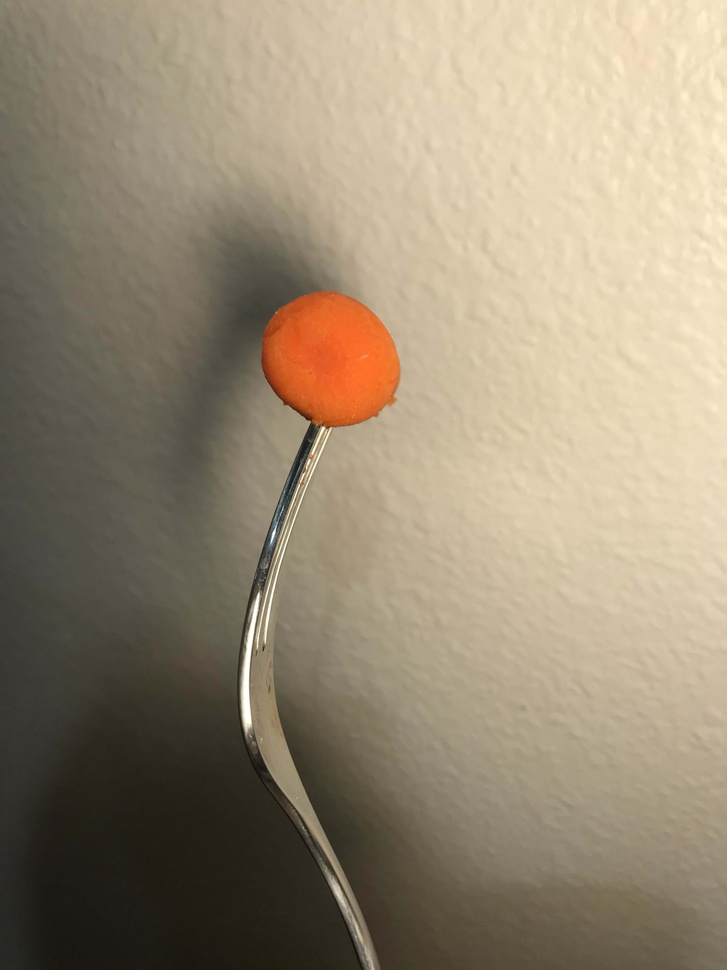
#> input picture Dataset/images/Test_Images/15_13.jpg, 727 x 970 px, shrunk from 3024 x 4032 before the run
$ python create_feature.py ../Dataset/images/Test_Images/15_13.jpg   (older library calls are emulated)
#> lines starting #> are read from the running program, lines starting #| are printed output that depends on the picture; after the words box and inside, x2 and y2 are one past the last pixel; in counts of white or black regions, pixels touching at a corner belong together; long printed decimals are rounded
### findshape/img_seg.py
import cv2
import numpy as np
import sys

def getAreaOfFood(img1):
	# convert to hsv. otsu threshold in s to remove plate
	hsv_img = cv2.cvtColor(img1, cv2.COLOR_BGR2HSV)
	h,s,v = cv2.split(hsv_img)
	background = cv2.inRange(hsv_img, np.array([0,0,0]), np.array([180,140,255]))
	not_background = cv2.bitwise_not(background)
	fruit = cv2.bitwise_and(img1,img1,mask = not_background)

	fruit_bw = cv2.cvtColor(fruit, cv2.COLOR_BGR2GRAY)
	fruit_bin = cv2.inRange(fruit_bw, 10, 255) #binary of fruit

	#erode before finding contours
	kernel = cv2.getStructuringElement(cv2.MORPH_ELLIPSE,(3,3))
	erode_fruit = cv2.erode(fruit_bin,kernel,iterations = 1)

	#cv2.imshow('erode_fruit',erode_fruit)
	#cv2.waitKey(0)

	#find largest contour since that will be the fruit
	img_th = cv2.adaptiveThreshold(erode_fruit,255,cv2.ADAPTIVE_THRESH_GAUSSIAN_C,cv2.THRESH_BINARY,11,2)
	contours, hierarchy = cv2.findContours(img_th, cv2.RETR_LIST, cv2.CHAIN_APPROX_SIMPLE)
	mask_fruit = np.zeros(fruit_bin.shape, np.uint8)
	largest_areas = sorted(contours, key=cv2.contourArea)
	if (len(largest_areas)==1):
		fruit_contour = largest_areas[-1]
	else:
		fruit_contour = largest_areas[-2]
	cv2.drawContours(mask_fruit, [fruit_contour], 0, (255,255,255), -1)

	#cv2.imshow('mask_fruit',mask_fruit)
	#cv2.waitKey(0)

	#dilate now
	kernel2 = cv2.getStructuringElement(cv2.MORPH_ELLIPSE,(13,13))
	mask_fruit2 = cv2.dilate(mask_fruit,kernel2,iterations = 1)
	res = cv2.bitwise_and(fruit_bin,fruit_bin,mask = mask_fruit2)
	fruit_final = cv2.bitwise_and(img1,img1,mask = mask_fruit2)

	#cv2.imshow('fruit_final',fruit_final)
	#cv2.waitKey(0)

	#find area of fruit
	img_th = cv2.adaptiveThreshold(mask_fruit2,255,cv2.ADAPTIVE_THRESH_GAUSSIAN_C,cv2.THRESH_BINARY,11,2)
	contours, hierarchy = cv2.findContours(img_th, cv2.RETR_LIST, cv2.CHAIN_APPROX_SIMPLE)
	largest_areas = sorted(contours, key=cv2.contourArea)
	#fruit_contour = largest_areas[-2]
	if (len(largest_areas)==1):
		fruit_contour = largest_areas[-1]
	else:
		fruit_contour = largest_areas[-2]
	fruit_area = cv2.contourArea(fruit_contour)

	mask_fruit3 = np.zeros(img_th.shape, np.uint8)
	cv2.drawContours(img1, fruit_contour, -3, (255,255,0), 3)

	#cv2.imshow('img1',img1)
	#cv2.waitKey(0)


	skin_area=0
	pix_to_cm_multiplier=0.005

	return fruit_area, mask_fruit2, fruit_final, skin_area, fruit_contour, pix_to_cm_multiplier


# [6 lines that do not run on import are left out]

### findshape/feature_color.py
import cv2
import math
import sys
import numpy as np

def getColorFeature(img):
	'''
	Computes the color feature vector of the image
	based on HSV histogram
	'''
	img_hsv = cv2.cvtColor(img, cv2.COLOR_BGR2HSV)
	h,s,v = cv2.split(img_hsv)

	hsvHist = [[[0 for _ in range(2)] for _ in range(2)] for _ in range(6)]

	featurevec = []
	hist = cv2.calcHist([img_hsv], [0, 1, 2], None, [6,2,2], [0, 180, 0, 256, 0, 256])
	for i in range(6):
		for j in range(2):
			for k in range(2):
				featurevec.append(hist[i][j][k])
	feature = featurevec[1:]
	M = max(feature)
	m = min(feature)
	feature = map(lambda x: x * 2, feature)
	feature = (list(feature) - M - m)/(M - m);
	mean=np.mean(feature)
	dev=np.std(feature)
	feature = (feature - mean)/dev;

	return feature


# [6 lines that do not run on import are left out]

### findshape/feature_gabor.py

import numpy as np
import cv2
from multiprocessing.pool import ThreadPool


def build_filters():
    '''
    The Gabor kernel is calculated, which is later used to calculate the gabor features of an image
    '''
    filters = []
    ksize = 31
    for theta in np.arange(0, np.pi, np.pi / 8):
        for wav in [ 8.0, 13.0]:
            for ar in [0.8, 2.0]:
                kern = cv2.getGaborKernel((ksize, ksize), 5.0, theta, wav, ar, 0, ktype=cv2.CV_32F)
                filters.append(kern)
    cv2.imshow('filt', filters[9])
    return filters

# [8 lines left out: function process_threaded, not called in this run]

def EnergySum(img):
	mean, dev = cv2.meanStdDev(img)
	return mean[0][0], dev[0][0]

def process(img, filters):
    '''
    Given an image and gabor filters,
    the gabor features of the image are calculated.
    '''
    feature = []
    accum = np.zeros_like(img)
    for kern in filters:
        fimg = cv2.filter2D(img, cv2.CV_8UC3, kern)
        a, b = EnergySum(fimg)
        feature.append(a)
        feature.append(b)
        np.maximum(accum, fimg, accum)

    M = max(feature)
    m = min(feature)
    feature = list(map(lambda x: x * 2, feature))
    feature = (feature - M - m)/(M - m);
    mean=np.mean(feature)
    dev=np.std(feature)
    feature = (feature - mean)/dev;
    return feature

def getTextureFeature(img):
    '''
    Given an image, the gabor filters are calculated and
    then the texture features of the image are calculated
    '''
    filters = build_filters()
    gray_image = cv2.cvtColor(img, cv2.COLOR_BGR2GRAY)
    res1 = process(gray_image, filters)
    return res1

# [13 lines that do not run on import are left out]

### findshape/feature_moments.py
import numpy as np
import cv2
import sys

def getShapeFeatures(img):
	'''
	The shape features of an image are calculated
	based on the contour of the food item using Hu moments.
	'''
	contours, hierarchy = cv2.findContours(img, cv2.RETR_LIST, cv2.CHAIN_APPROX_SIMPLE)
	moments = cv2.moments(contours[0])
	hu = cv2.HuMoments(moments)
	feature = []
	for i in hu:
		feature.append(i[0])
	M = max(feature)
	m = min(feature)
	feature = list(map(lambda x: x * 2, feature))
	feature = (feature - M - m)/(M - m);
	mean=np.mean(feature)
	dev=np.std(feature)
	feature = (feature - mean)/dev;
	return feature

# [9 lines that do not run on import are left out]

### findshape/create_feature.py
from feature_moments import getShapeFeatures
from feature_gabor import *
from feature_color import getColorFeature
from img_seg import *

def createFeature(img):
	'''
	Creates the feature vector of the image using the three features -
	color, texture, and shape features
	'''
	feature = []
	areaFruit, binaryImg, colourImg, areaSkin, fruitContour, pix_to_cm_multiplier = getAreaOfFood(img)
	color = getColorFeature(colourImg)
	texture = getTextureFeature(colourImg)
	shape = getShapeFeatures(binaryImg)
	for i in color:
		feature.append(i)
	for i in texture:
		feature.append(i)
	for i in shape:
		feature.append(i)

	M = max(feature)
	m = min(feature)
	feature = list(map(lambda x: x * 2, feature))
	feature = (feature - M - m)/(M - m);
	mean=np.mean(feature)
	dev=np.std(feature)
	feature = (feature - mean)/dev;

	return feature, areaFruit, areaSkin, fruitContour, pix_to_cm_multiplier

def readFeatureImg(filename):
	'''
	Reads an input image when the filename is given,
	and creates the feature vector of the image.
	'''
#> called with filename = '../Dataset/images/Test_Images/15_13.jpg'
	img = cv2.imread(filename)
#> img is the input picture: shape (970, 727, 3); mean B, G, R 117, 138.9, 152.4
	#cv2.imshow('img',img)
	#cv2.waitKey(0)
	f, farea, skinarea, fcont, pix_to_cm = createFeature(img)
#> in getAreaOfFood, `h,s,v = cv2.split(hsv_img)`:
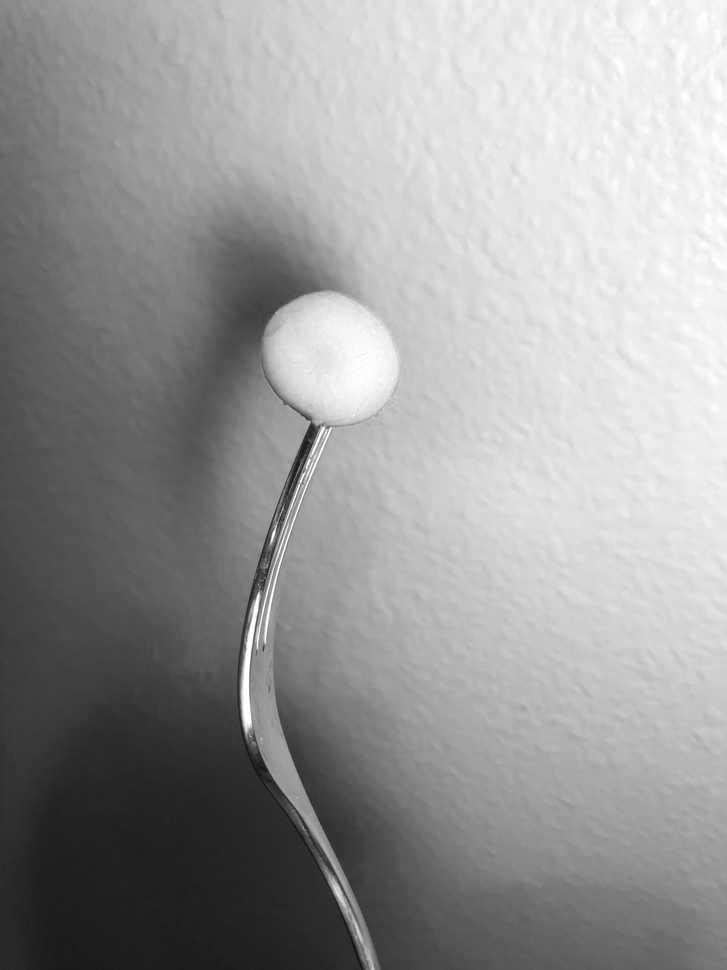
#> v: shape (970, 727); min 17, max 255, mean 152.4
#> in getAreaOfFood, `background = cv2.inRange(hsv_img, np.array([0,0,0]), np.array([180,140..`:
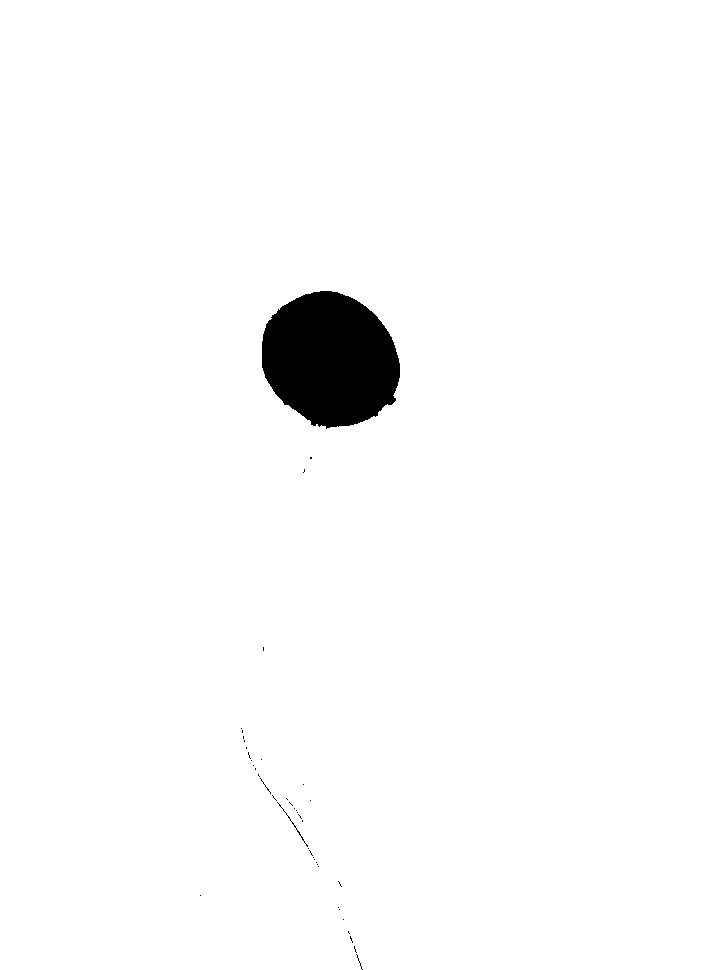
#> background: shape (970, 727); 97.9% white; 43 black regions (41 under 20 px), largest, box (x1, y1, x2, y2) and area: (262, 291, 400, 429) 14496, (277, 802, 308, 847) 55
#> in getAreaOfFood, `contours, hierarchy = cv2.findContours(img_th, cv2.RETR_LIST, cv2.CHAI..`: contours = 3 contours; box (x1, y1, x2, y2) and area: (0, 0, 727, 970) 703494, (257, 286, 405, 432) 16445, (263, 292, 399, 427) 13896
#> in getAreaOfFood, `largest_areas = sorted(contours, key=cv2.contourArea)`: largest_areas has the same summary as contours
#> in getAreaOfFood, `fruit_contour = largest_areas[-2]`: fruit_contour = contour of 214 points, box (x1, y1, x2, y2) (257, 286, 405, 432), area 16445
#> in getAreaOfFood, `img_th = cv2.adaptiveThreshold(mask_fruit2,255,cv2.ADAPTIVE_THRESH_GAU..`:
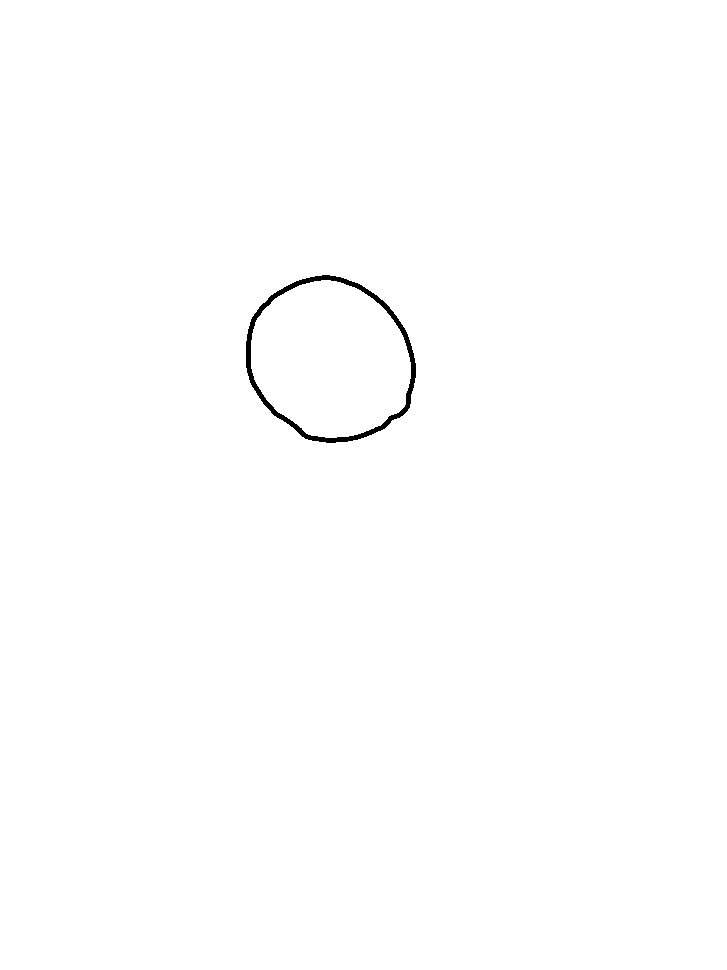
#> img_th: shape (970, 727); 99.6% white; 1 black region
#> in getAreaOfFood, `contours, hierarchy = cv2.findContours(img_th, cv2.RETR_LIST, cv2.CHAI..`: contours = 3 contours; box (x1, y1, x2, y2) and area: (0, 0, 727, 970) 703494, (245, 274, 417, 444) 22270, (251, 280, 411, 438) 19316
#> in getAreaOfFood, `largest_areas = sorted(contours, key=cv2.contourArea)`: largest_areas has the same summary as contours
#> in getAreaOfFood, `fruit_contour = largest_areas[-2]`: fruit_contour = contour of 232 points, box (x1, y1, x2, y2) (245, 274, 417, 444), area 22270
#> in getAreaOfFood, `fruit_area = cv2.contourArea(fruit_contour)`: fruit_area = 22270
#> in getAreaOfFood, `cv2.drawContours(img1, fruit_contour, -3, (255,255,0), 3)`:
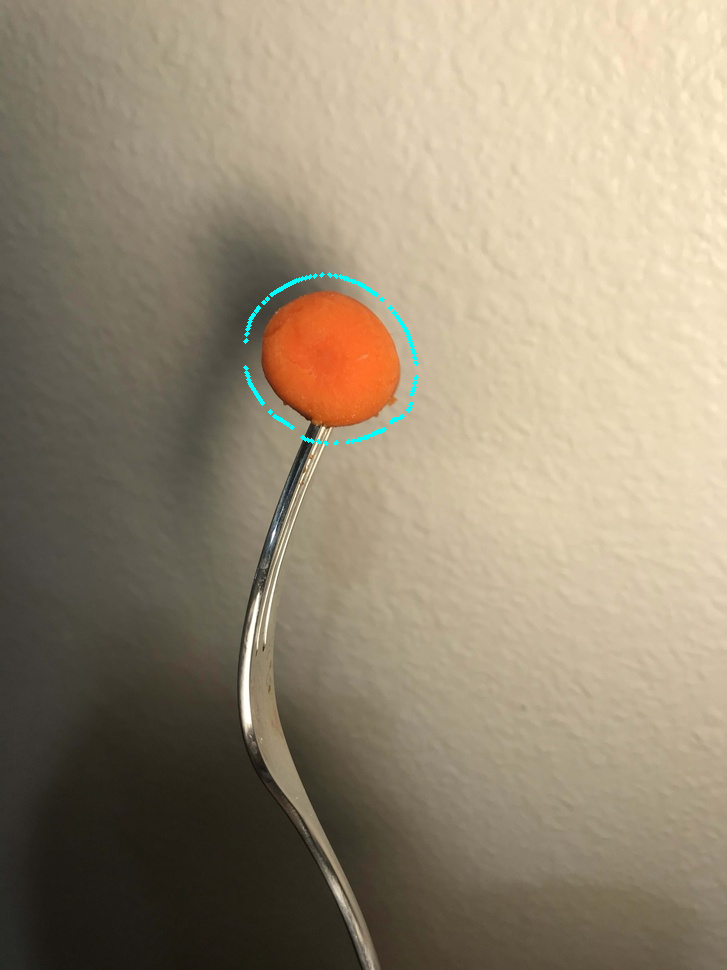
#> img1: shape (970, 727, 3); 0.24% of pixels changed, all inside (x1, y1, x2, y2) = (243, 272, 419, 446)
#> in createFeature, `areaFruit, binaryImg, colourImg, areaSkin, fruitContour, pix_to_cm_mul..`: areaSkin = 0; fruitContour has the same summary as fruit_contour in getAreaOfFood; pix_to_cm_multiplier = 0.005
#> in getColorFeature, `h,s,v = cv2.split(img_hsv)`:
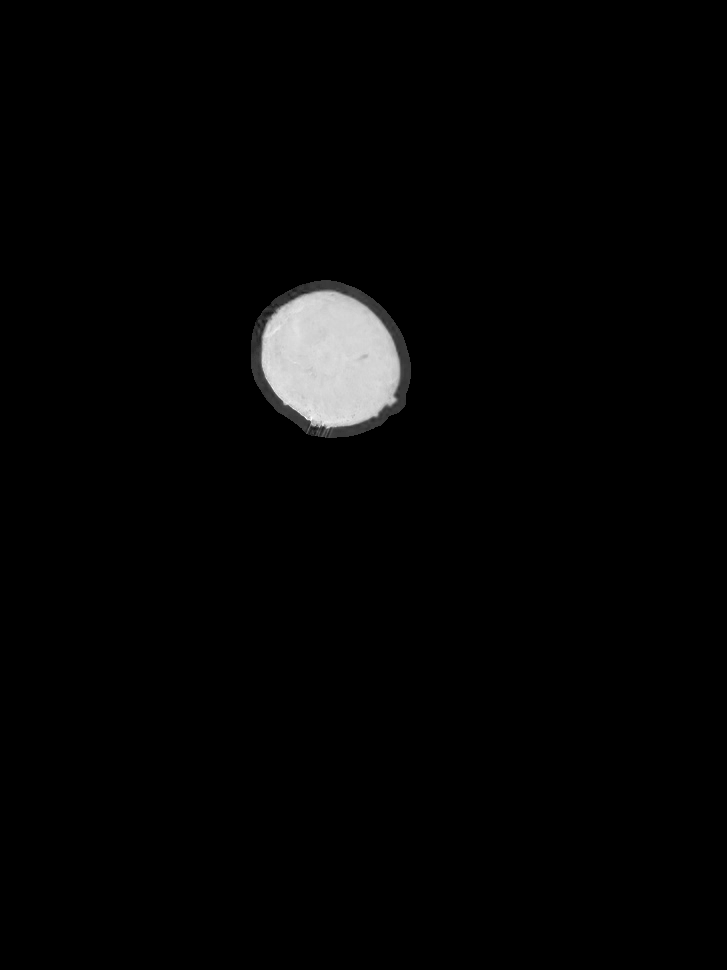
#> s: shape (970, 727); min 0, max 255, mean 4.7
#> after the loop in getColorFeature, `for i in range(6):`: featurevec = [687144, 3338, 395, 14212, 101, 0, 0, 0, 0, 0, 0, 0, 0, 0, 0, 0, 0, 0, 0, 0, 0, 0, 0, 0]
#> in getColorFeature, `feature = featurevec[1:]`: feature = [3338, 395, 14212, 101, 0, 0, 0, 0, 0, 0, 0, 0, 0, 0, 0, 0, 0, 0, 0, 0, 0, 0, 0]
#> in getColorFeature, `M = max(feature)`: M = 14212
#> in getColorFeature, `m = min(feature)`: m = 0
#> in getColorFeature, `feature = (list(feature) - M - m)/(M - m);`: feature = 23 values, max 1 at index 2, min -1 at index 4, mean -0.89
#> in getColorFeature, `mean=np.mean(feature)`: mean = -0.89
#> in getColorFeature, `dev=np.std(feature)`: dev = 0.414
#> in getColorFeature, `feature = (feature - mean)/dev;`: feature = 23 values, max 4.56 at index 2, min -0.267 at index 4, mean 9.17e-17
#> in createFeature, `color = getColorFeature(colourImg)`: color has the same summary as feature in getColorFeature
#> the loop in process, `for kern in filters:` made 32 passes
#> (mean in EnergySum, dev in EnergySum, a, b) on passes 1 to 8: ([1.28], [15.04], 1.28, 15.04), ([1.1], [13.96], 1.1, 13.96), ([7.83], [43.53], 7.83, 43.53), ([7.07], [41.37], 7.07, 41.37), ([1.46], [14.84], 1.46, 14.84), ([1.08], [13.04], 1.08, 13.04), ([7.84], [43.59], 7.84, 43.59), ([7.09], [41.42], 7.09, 41.42)
#> pass 1, in process, `fimg = cv2.filter2D(img, cv2.CV_8UC3, kern)`:
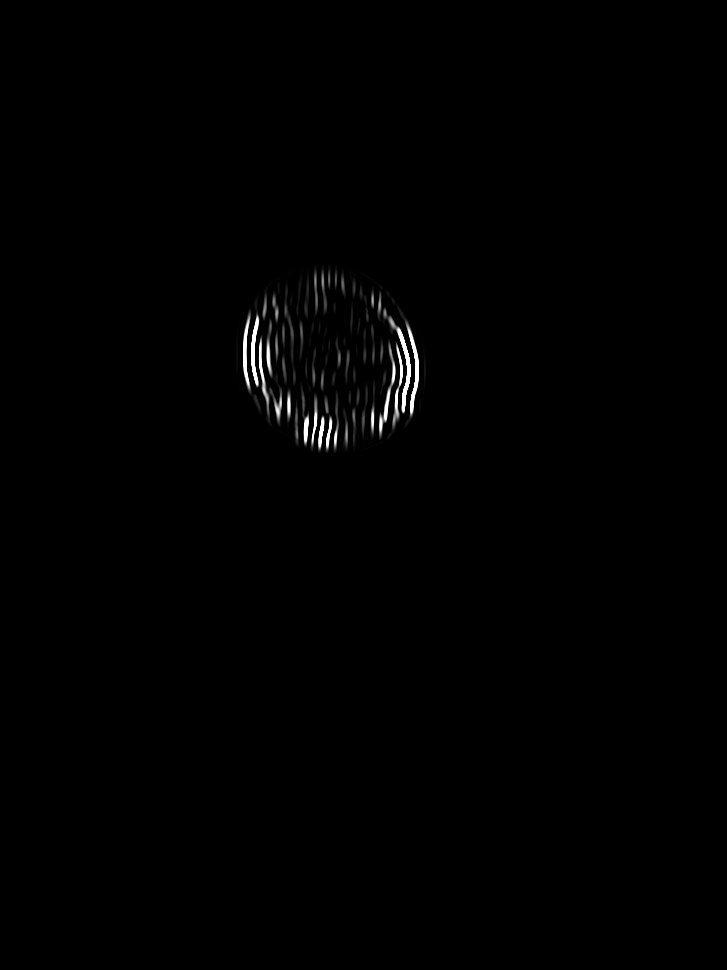
#> fimg: shape (970, 727); min 0, max 255, mean 1.3
#> after the loop in process, `for kern in filters:`: feature = 64 values, max 43.76 at index 21, min 1.05 at index 34, mean 16.47
#> in process, `M = max(feature)`: M = 43.76
#> in process, `m = min(feature)`: m = 1.05
#> in process, `feature = list(map(lambda x: x * 2, feature))`: feature = 64 values, max 87.52 at index 21, min 2.1 at index 34, mean 32.94
#> in process, `feature = (feature - M - m)/(M - m);`: feature = 64 values, max 1 at index 21, min -1 at index 34, mean -0.278
#> in process, `mean=np.mean(feature)`: mean = -0.278
#> in process, `dev=np.std(feature)`: dev = 0.737
#> in process, `feature = (feature - mean)/dev;`: feature = 64 values, max 1.73 at index 21, min -0.98 at index 34, mean -5.55e-17
#> in getTextureFeature, `res1 = process(gray_image, filters)`: res1 has the same summary as feature in process
#> in createFeature, `texture = getTextureFeature(colourImg)`: texture has the same summary as feature in process
#> in getShapeFeatures, `contours, hierarchy = cv2.findContours(img, cv2.RETR_LIST, cv2.CHAIN_A..`: contours = 1 contour; box (x1, y1, x2, y2) and area: (251, 280, 411, 438) 19316
#> in getShapeFeatures, `moments = cv2.moments(contours[0])`: moments = moments, m00 19315.5, centre m10/m00, m01/m00 = (330.1, 359.3)
#> in getShapeFeatures, `hu = cv2.HuMoments(moments)`: hu = [0.16, 0.000349, 2.08e-06, 1.33e-08, 2.22e-15, 2.47e-10, 1.42e-17]
#> the loop in getShapeFeatures, `for i in hu:` made 7 passes
#> i on passes 1 to 7: [0.16], [0.000349], [2.08e-06], [1.33e-08], [2.22e-15], [2.47e-10], [1.42e-17]
#> after the loop in getShapeFeatures, `for i in hu:`: feature has the same summary as hu
#> in getShapeFeatures, `M = max(feature)`: M = 0.16
#> in getShapeFeatures, `m = min(feature)`: m = 1.42e-17
#> in getShapeFeatures, `feature = list(map(lambda x: x * 2, feature))`: feature = [0.321, 0.000698, 4.16e-06, 2.67e-08, 4.44e-15, 4.93e-10, 2.85e-17]
#> in getShapeFeatures, `feature = (feature - M - m)/(M - m);`: feature = [1, -0.996, -1, -1, -1, -1, -1]
#> in getShapeFeatures, `mean=np.mean(feature)`: mean = -0.714
#> in getShapeFeatures, `dev=np.std(feature)`: dev = 0.7
#> in getShapeFeatures, `feature = (feature - mean)/dev;`: feature = [2.45, -0.403, -0.409, -0.409, -0.409, -0.409, -0.409]
#> in createFeature, `shape = getShapeFeatures(binaryImg)`: shape has the same summary as feature in getShapeFeatures
#> the loop in createFeature, `for i in color:` made 23 passes
#> i on passes 1 to 8: 0.868, -0.132, 4.56, -0.232, -0.267, -0.267, -0.267, -0.267
#> after the loop in createFeature, `for i in color:`: feature = [0.868, -0.132, 4.56, -0.232, -0.267, -0.267, -0.267, -0.267, -0.267, -0.267, -0.267, -0.267, -0.267, -0.267, -0.267, -0.267, -0.267, -0.267, -0.267, -0.267, -0.267, -0.267, -0.267]
#> the loop in createFeature, `for i in texture:` made 64 passes
#> i on passes 1 to 8: -0.965, -0.0911, -0.977, -0.159, -0.549, 1.72, -0.597, 1.58
#> after the loop in createFeature, `for i in texture:`: feature = 87 values, max 4.56 at index 2, min -0.98 at index 57, mean 5.36e-17
#> the loop in createFeature, `for i in shape:` made 7 passes
#> i on passes 1 to 7: 2.45, -0.403, -0.409, -0.409, -0.409, -0.409, -0.409
#> after the loop in createFeature, `for i in shape:`: feature = 94 values, max 4.56 at index 2, min -0.98 at index 57, mean 5.37e-17
#> in createFeature, `M = max(feature)`: M = 4.56
#> in createFeature, `m = min(feature)`: m = -0.98
#> in createFeature, `feature = list(map(lambda x: x * 2, feature))`: feature = 94 values, max 9.13 at index 2, min -1.96 at index 57, mean 1.07e-16
#> in createFeature, `feature = (feature - M - m)/(M - m);`: feature = 94 values, max 1 at index 2, min -1 at index 57, mean -0.646
#> in createFeature, `mean=np.mean(feature)`: mean = -0.646
#> in createFeature, `dev=np.std(feature)`: dev = 0.361
#> in createFeature, `feature = (feature - mean)/dev;`: feature = 94 values, max 4.56 at index 2, min -0.98 at index 57, mean -1.48e-17
#> f has the same summary as feature in createFeature; farea = 22270; skinarea = 0; fcont has the same summary as fruit_contour in getAreaOfFood; pix_to_cm = 0.005
	return f, farea, skinarea, fcont, pix_to_cm

if __name__ == '__main__':
	import sys
	f = readFeatureImg(sys.argv[1])
#> f = 5 items
	print (f, len(f))
#| (array([ 0.8678, -0.1324,  4.563, -0.2323, -0.2667,
#|        -0.2667, -0.2667, -0.2667, -0.2667, -0.2667,
#|        -0.2667, -0.2667, -0.2667, -0.2667, -0.2667,
#|        -0.2667, -0.2667, -0.2667, -0.2667, -0.2667,
#|        -0.2667, -0.2667, -0.2667, -0.9654, -0.09108,
#|        -0.977, -0.1595 , -0.5488,  1.720, -0.5973,
#> (further printed lines are left out)
